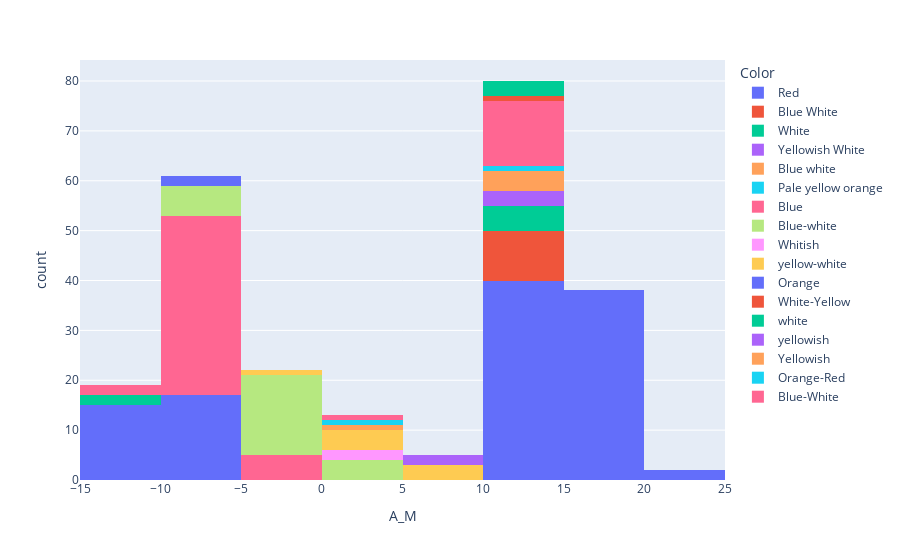

Notebook code cell kept with this figure:
### Code cell
histo3 = pp.histogram(ds, 'A_M', color='Color') #absolute mag
histo3.show()

### Figure 1 — Plotly figure (JSON) as saved in the notebook; plotly's stock layout.template omitted (floating-point values rounded to 4 significant figures)
{"data": [{"alignmentgroup": "True", "bingroup": "x", "hovertemplate": "Color=Red<br>A_M=%{x}<br>count=%{y}<extra></extra>", "legendgroup": "Red", "marker": {"color": "#636efa", "pattern": {"shape": ""}}, "name": "Red", "offsetgroup": "Red", "orientation": "v", "showlegend": true, "type": "histogram", "x": [16.12, 16.6, 18.7, 16.65, 20.06, 16.98, 17.22, 17.4, 17.45, 16.05, 10.69, 11.79, 13.21, 10.48, 11.78, 13.07, 14.79, 10.8, 13.53, 11.18, -6.93, -6.2, -6.02, -7.22, -6, -6.6, -6.78, -5.24, -6.74, -9.4, -7.63, -9.2, -7.79, -11.75, -11.92, -11.28, -11.24, -11.36, 16.23, 16.94, 16.09, 16.96, 18.89, 17.13, 18.34, 16.45, 17.39, 19.43, 12.3, 10.12, 13.2, 11.94, 10.89, 11.76, 13.46, 11.87, 12.81, 13.98, -10.7, -10.81, -11.33, -10.92, -10.86, -11.03, -11.39, -10.25, -10.07, -10.7, 17.16, 19.94, 20.02, 16.92, 17.12, 19.63, 16.88, 16.71, 19.56, 18.09, 10.87, 10.34, 11.17, 13.12, 14.23, 14.75, 11.43, 14.26, 12.23, 14.33, -7.58, -8.18, -7.89, -7.71, 16.21, 18.39, 17.56, 17.34, 17.08, 16.93, 17.45, 16.67, 19.45, 16.35, 11.47, 10.73, 13.45, 12.85, 12.43, 13.67, 14.12, 14.94, 12.78, 14.78], "xaxis": "x", "yaxis": "y"}, {"alignmentgroup": "True", "bingroup": "x", "hovertemplate": "Color=Blue White<br>A_M=%{x}<br>count=%{y}<extra></extra>", "legendgroup": "Blue White", "marker": {"color": "#EF553B", "pattern": {"shape": ""}}, "name": "Blue White", "offsetgroup": "Blue White", "orientation": "v", "showlegend": true, "type": "histogram", "x": [10.58, 11.89, 12.45, 12.17, 13.98, 12.13, 11.19, 13.67, 11.92, 11.23], "xaxis": "x", "yaxis": "y"}, {"alignmentgroup": "True", "bingroup": "x", "hovertemplate": "Color=White<br>A_M=%{x}<br>count=%{y}<extra></extra>", "legendgroup": "White", "marker": {"color": "#00cc96", "pattern": {"shape": ""}}, "name": "White", "offsetgroup": "White", "orientation": "v", "showlegend": true, "type": "histogram", "x": [14.02, 14.23, 14.5, 12.02, 14.81, -10.73, -11.23], "xaxis": "x", "yaxis": "y"}, {"alignmentgroup": "True", "bingroup": "x", "hovertemplate": "Color=Yellowish White<br>A_M=%{x}<br>count=%{y}<extra></extra>", "legendgroup": "Yellowish White", "marker": {"color": "#ab63fa", "pattern": {"shape": ""}}, "name": "Yellowish White", "offsetgroup": "Yellowish White", "orientation": "v", "showlegend": true, "type": "histogram", "x": [12.23, 14.47, 12.59], "xaxis": "x", "yaxis": "y"}, {"alignmentgroup": "True", "bingroup": "x", "hovertemplate": "Color=Blue white<br>A_M=%{x}<br>count=%{y}<extra></extra>", "legendgroup": "Blue white", "marker": {"color": "#FFA15A", "pattern": {"shape": ""}}, "name": "Blue white", "offsetgroup": "Blue white", "orientation": "v", "showlegend": true, "type": "histogram", "x": [14.2, 11.38, 14.87, 12.83], "xaxis": "x", "yaxis": "y"}, {"alignmentgroup": "True", "bingroup": "x", "hovertemplate": "Color=Pale yellow orange<br>A_M=%{x}<br>count=%{y}<extra></extra>", "legendgroup": "Pale yellow orange", "marker": {"color": "#19d3f3", "pattern": {"shape": ""}}, "name": "Pale yellow orange", "offsetgroup": "Pale yellow orange", "orientation": "v", "showlegend": true, "type": "histogram", "x": [14.08], "xaxis": "x", "yaxis": "y"}, {"alignmentgroup": "True", "bingroup": "x", "hovertemplate": "Color=Blue<br>A_M=%{x}<br>count=%{y}<extra></extra>", "legendgroup": "Blue", "marker": {"color": "#FF6692", "pattern": {"shape": ""}}, "name": "Blue", "offsetgroup": "Blue", "orientation": "v", "showlegend": true, "type": "histogram", "x": [-4.7, -6.1, 11.34, -4.4, -6.5, -6.23, -5.76, -6.89, -5.91, -6.12, -5.83, -6.34, -6.24, -5.79, 11.52, 12.78, -4.56, -5.92, -6.245, -5.62, -6.63, -7.34, -7.22, -5.69, -5.83, -6.09, -5.99, -9.1, -8.3, 12.87, 11.92, 12.23, 12.9, 11.22, 11.34, 10.55, 10.18, 11.66, 11.62, -4.57, -4.36, -6.27, -7.02, -6.98, -5.975, -6.35, -7.45, -7.262, -6.224, -5.905, -7.346, -9.29, -10.84, -9.93, -10.63, -7.8], "xaxis": "x", "yaxis": "y"}, {"alignmentgroup": "True", "bingroup": "x", "hovertemplate": "Color=Blue-white<br>A_M=%{x}<br>count=%{y}<extra></extra>", "legendgroup": "Blue-white", "marker": {"color": "#B6E880", "pattern": {"shape": ""}}, "name": "Blue-white", "offsetgroup": "Blue-white", "orientation": "v", "showlegend": true, "type": "histogram", "x": [-4.2, -1.97, 1.45, -2.3, 0.02, -4.01, -2.04, -3.32, -3.98, -4.09, -3.8, -3.4, -1.38, -9.9, -7.84, -8.24, -3.67, 0.013, -0.12, -2.55, 1.236, -3.08, -2.64, -8.84, -7.59, -7.67], "xaxis": "x", "yaxis": "y"}, {"alignmentgroup": "True", "bingroup": "x", "hovertemplate": "Color=Whitish<br>A_M=%{x}<br>count=%{y}<extra></extra>", "legendgroup": "Whitish", "marker": {"color": "#FF97FF", "pattern": {"shape": ""}}, "name": "Whitish", "offsetgroup": "Whitish", "orientation": "v", "showlegend": true, "type": "histogram", "x": [0.16, 2.42], "xaxis": "x", "yaxis": "y"}, {"alignmentgroup": "True", "bingroup": "x", "hovertemplate": "Color=yellow-white<br>A_M=%{x}<br>count=%{y}<extra></extra>", "legendgroup": "yellow-white", "marker": {"color": "#FECB52", "pattern": {"shape": ""}}, "name": "yellow-white", "offsetgroup": "yellow-white", "orientation": "v", "showlegend": true, "type": "histogram", "x": [5.05, 2.41, 2.93, 4.46, 5.03, 5.49, 2.44, -0.98], "xaxis": "x", "yaxis": "y"}, {"alignmentgroup": "True", "bingroup": "x", "hovertemplate": "Color=Orange<br>A_M=%{x}<br>count=%{y}<extra></extra>", "legendgroup": "Orange", "marker": {"color": "#636efa", "pattern": {"shape": ""}}, "name": "Orange", "offsetgroup": "Orange", "orientation": "v", "showlegend": true, "type": "histogram", "x": [-8.05, -9.2], "xaxis": "x", "yaxis": "y"}, {"alignmentgroup": "True", "bingroup": "x", "hovertemplate": "Color=White-Yellow<br>A_M=%{x}<br>count=%{y}<extra></extra>", "legendgroup": "White-Yellow", "marker": {"color": "#EF553B", "pattern": {"shape": ""}}, "name": "White-Yellow", "offsetgroup": "White-Yellow", "orientation": "v", "showlegend": true, "type": "histogram", "x": [14.09], "xaxis": "x", "yaxis": "y"}, {"alignmentgroup": "True", "bingroup": "x", "hovertemplate": "Color=white<br>A_M=%{x}<br>count=%{y}<extra></extra>", "legendgroup": "white", "marker": {"color": "#00cc96", "pattern": {"shape": ""}}, "name": "white", "offsetgroup": "white", "orientation": "v", "showlegend": true, "type": "histogram", "x": [13.78, 12.97, 12.89], "xaxis": "x", "yaxis": "y"}, {"alignmentgroup": "True", "bingroup": "x", "hovertemplate": "Color=yellowish<br>A_M=%{x}<br>count=%{y}<extra></extra>", "legendgroup": "yellowish", "marker": {"color": "#ab63fa", "pattern": {"shape": ""}}, "name": "yellowish", "offsetgroup": "yellowish", "orientation": "v", "showlegend": true, "type": "histogram", "x": [6.506, 6.228], "xaxis": "x", "yaxis": "y"}, {"alignmentgroup": "True", "bingroup": "x", "hovertemplate": "Color=Yellowish<br>A_M=%{x}<br>count=%{y}<extra></extra>", "legendgroup": "Yellowish", "marker": {"color": "#FFA15A", "pattern": {"shape": ""}}, "name": "Yellowish", "offsetgroup": "Yellowish", "orientation": "v", "showlegend": true, "type": "histogram", "x": [4.78], "xaxis": "x", "yaxis": "y"}, {"alignmentgroup": "True", "bingroup": "x", "hovertemplate": "Color=Orange-Red<br>A_M=%{x}<br>count=%{y}<extra></extra>", "legendgroup": "Orange-Red", "marker": {"color": "#19d3f3", "pattern": {"shape": ""}}, "name": "Orange-Red", "offsetgroup": "Orange-Red", "orientation": "v", "showlegend": true, "type": "histogram", "x": [4.68], "xaxis": "x", "yaxis": "y"}, {"alignmentgroup": "True", "bingroup": "x", "hovertemplate": "Color=Blue-White<br>A_M=%{x}<br>count=%{y}<extra></extra>", "legendgroup": "Blue-White", "marker": {"color": "#FF6692", "pattern": {"shape": ""}}, "name": "Blue-White", "offsetgroup": "Blue-White", "orientation": "v", "showlegend": true, "type": "histogram", "x": [0.12], "xaxis": "x", "yaxis": "y"}], "layout": {"barmode": "relative", "legend": {"title": {"text": "Color"}, "tracegroupgap": 0}, "margin": {"t": 60}, "xaxis": {"anchor": "y", "domain": [0, 1], "title": {"text": "A_M"}}, "yaxis": {"anchor": "x", "domain": [0, 1], "title": {"text": "count"}}}}
